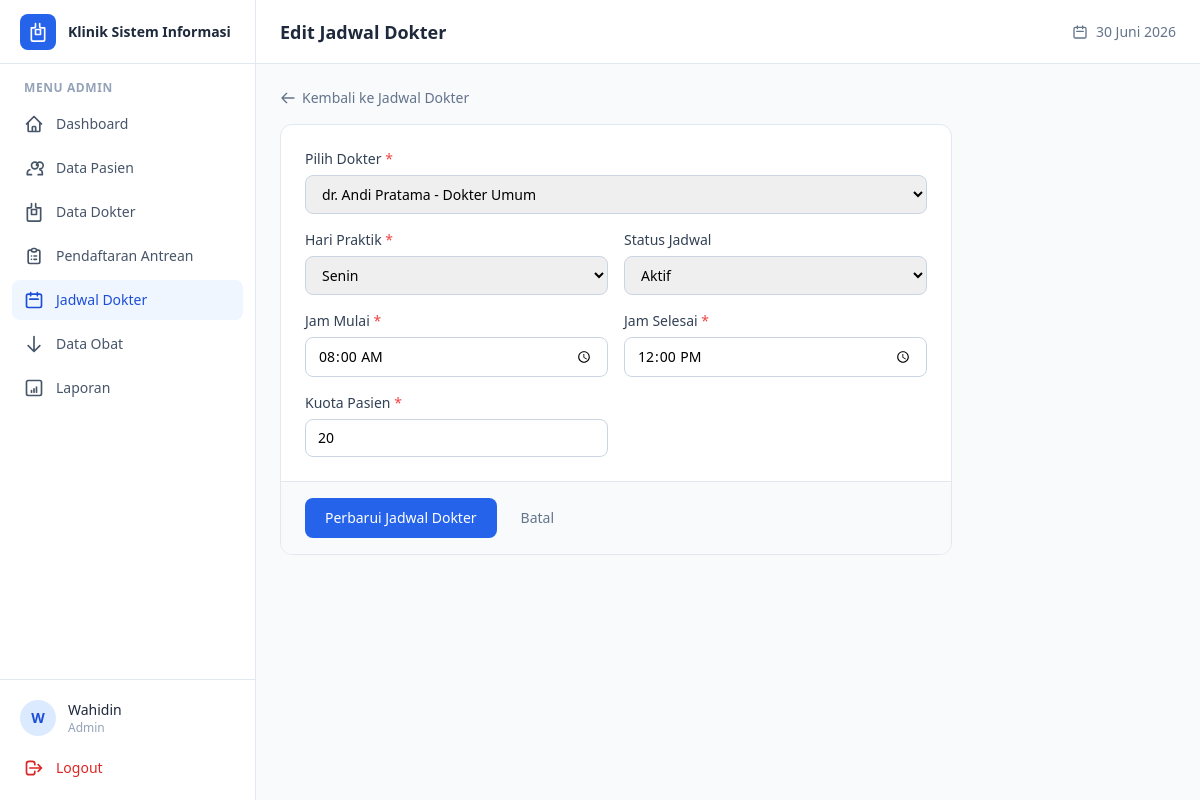
Screenshot of /admin/jadwal_dokter/edit.php?id=1 (signed in) with the database file from the repository.
### tables this page shows
CREATE TABLE jadwal_dokter (
    id_jadwal      INT AUTO_INCREMENT PRIMARY KEY,
    id_dokter      INT NOT NULL,
    hari           ENUM('Senin','Selasa','Rabu','Kamis','Jumat','Sabtu') NOT NULL,
    jam_mulai      TIME NOT NULL,
    jam_selesai    TIME NOT NULL,
    kuota_pasien   INT DEFAULT 20,
    status         ENUM('aktif','nonaktif') DEFAULT 'aktif',
    created_at     DATETIME DEFAULT CURRENT_TIMESTAMP,

    CONSTRAINT fk_jadwal_dokter
        FOREIGN KEY (id_dokter) REFERENCES dokter(id_dokter)
        ON DELETE CASCADE ON UPDATE CASCADE
);

### includes/functions.php (called while the page is built, shortened)
<?php
function clean($data) {
    return htmlspecialchars(trim($data), ENT_QUOTES, 'UTF-8');
}

### admin/jadwal_dokter/edit.php (the view, shortened to what this page needs)
<?php
require_once __DIR__ . '/../../includes/functions.php';
$id = $_GET['id'] ?? null;
$stmt = $koneksi->prepare("SELECT * FROM jadwal_dokter WHERE id_jadwal = ?");
$stmt->execute([$id]);
$jadwal = $stmt->fetch();
$stmt_dokter = $koneksi->query("SELECT id_dokter, nama_dokter, spesialisasi FROM dokter WHERE status_aktif = 'aktif' ORDER BY nama_dokter ASC");
$daftar_dokter = $stmt_dokter->fetchAll();
require_once __DIR__ . '/../../includes/header.php';
?>
<div class="max-w-2xl">
    <a href="index.php" class="inline-flex items-center gap-1.5 text-sm text-slate-500 hover:text-slate-700 mb-4">
        <svg class="h-4 w-4" fill="none" viewBox="0 0 24 24" stroke="currentColor"><path stroke-linecap="round" stroke-linejoin="round" stroke-width="2" d="M10 19l-7-7m0 0l7-7m-7 7h18" /></svg>
        Kembali ke Jadwal Dokter
    </a>
    <form method="POST" class="bg-white rounded-xl border border-slate-200 overflow-hidden">
        <div class="p-6 space-y-4">
            <div class="grid grid-cols-1 sm:grid-cols-2 gap-4">
                <div class="sm:col-span-2">
                    <label class="block text-sm font-medium text-slate-700 mb-1.5">Pilih Dokter <span class="text-red-500">*</span></label>
                    <select name="id_dokter" required class="w-full px-3 py-2 border border-slate-300 rounded-lg text-sm focus:ring-2 focus:ring-blue-500 focus:border-blue-500 outline-none">
                        <?php foreach ($daftar_dokter as $dokter): ?>
                            <?php $selected = (($_POST['id_dokter'] ?? $jadwal['id_dokter']) == $dokter['id_dokter']) ? 'selected' : ''; ?>
                            <option value="<?= $dokter['id_dokter'] ?>" <?= $selected ?>>
                                <?= clean($dokter['nama_dokter']) ?> - <?= clean($dokter['spesialisasi']) ?>
                            </option>
                        <?php endforeach; ?>
                    </select>
                </div>
                <div>
                    <label class="block text-sm font-medium text-slate-700 mb-1.5">Hari Praktik <span class="text-red-500">*</span></label>
                    <select name="hari" required class="w-full px-3 py-2 border border-slate-300 rounded-lg text-sm focus:ring-2 focus:ring-blue-500 focus:border-blue-500 outline-none">
                        <?php
                        $hari_list = ['Senin','Selasa','Rabu','Kamis','Jumat','Sabtu'];
                        foreach ($hari_list as $h) {
                            $selected = (($_POST['hari'] ?? $jadwal['hari']) == $h) ? 'selected' : '';
                            echo "<option value=\"$h\" $selected>$h</option>";
                        }
                        ?>
                    </select>
                </div>
                <div>
                    <label class="block text-sm font-medium text-slate-700 mb-1.5">Status Jadwal</label>
                    <select name="status" class="w-full px-3 py-2 border border-slate-300 rounded-lg text-sm focus:ring-2 focus:ring-blue-500 focus:border-blue-500 outline-none">
                        <option value="aktif" <?= (($_POST['status'] ?? $jadwal['status']) === 'aktif') ? 'selected' : '' ?>>Aktif</option>
                    </select>
                </div>
                <div>
                    <label class="block text-sm font-medium text-slate-700 mb-1.5">Jam Mulai <span class="text-red-500">*</span></label>
                    <input type="time" name="jam_mulai" required value="<?= clean($_POST['jam_mulai'] ?? $jadwal['jam_mulai']) ?>"
                           class="w-full px-3 py-2 border border-slate-300 rounded-lg text-sm focus:ring-2 focus:ring-blue-500 focus:border-blue-500 outline-none">
                </div>
                <div>
                    <label class="block text-sm font-medium text-slate-700 mb-1.5">Jam Selesai <span class="text-red-500">*</span></label>
                    <input type="time" name="jam_selesai" required value="<?= clean($_POST['jam_selesai'] ?? $jadwal['jam_selesai']) ?>"
                           class="w-full px-3 py-2 border border-slate-300 rounded-lg text-sm focus:ring-2 focus:ring-blue-500 focus:border-blue-500 outline-none">
                </div>
                <div>
                    <label class="block text-sm font-medium text-slate-700 mb-1.5">Kuota Pasien <span class="text-red-500">*</span></label>
                    <input type="number" name="kuota_pasien" required min="1" value="<?= clean($_POST['kuota_pasien'] ?? $jadwal['kuota_pasien']) ?>"
                           class="w-full px-3 py-2 border border-slate-300 rounded-lg text-sm focus:ring-2 focus:ring-blue-500 focus:border-blue-500 outline-none">
                </div>
            </div>
        </div>
        <div class="bg-slate-50 px-6 py-4 border-t border-slate-200 flex items-center gap-3">
            <button type="submit" class="bg-blue-600 hover:bg-blue-700 text-white text-sm font-medium px-5 py-2.5 rounded-lg transition">
                Perbarui Jadwal Dokter
            </button>
            <a href="index.php" class="text-sm text-slate-500 hover:text-slate-700 px-3 py-2.5">Batal</a>
        </div>
    </form>
</div>
<?php require_once __DIR__ . '/../../includes/footer.php'; ?>

### rows the page displays
jadwal_dokter: status "Aktif", jam_mulai "08:00:00", jam_selesai "12:00:00", kuota_pasien "20"

### other values shown
substr($nama_user, 0, 1) "W"
$nama_user "Wahidin"
$role "Admin"
$judul_halaman "Edit Jadwal Dokter"
form field id_dokter "dr. Andi Pratama - Dokter Umum"
form field hari "Senin"
